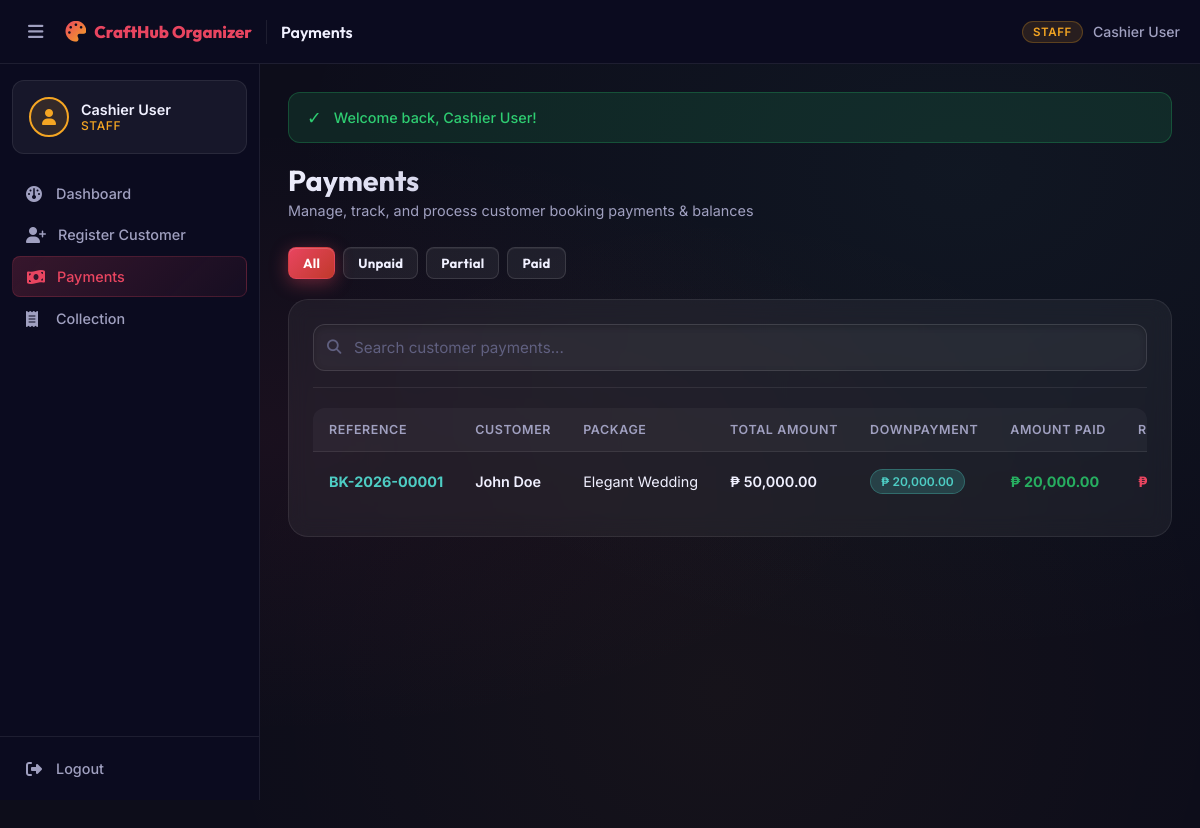
Page /staff/payments.php?filter=all (signed in) on the committed database.
### tables this page shows
CREATE TABLE IF NOT EXISTS bookings (
    booking_id INT AUTO_INCREMENT PRIMARY KEY,
    booking_reference VARCHAR(50) UNIQUE,
    customer_id INT NOT NULL,
    package_id INT NOT NULL,
    venue_id INT NULL,
    event_date DATE NOT NULL,
    event_time TIME DEFAULT '09:00:00',
    event_type ENUM('Wedding','Birthday','Debut','Christening') NOT NULL DEFAULT 'Wedding',
    guest_count INT DEFAULT 1,
    total_amount DECIMAL(10,2) NOT NULL DEFAULT 0.00,
    amount_paid DECIMAL(10,2) NOT NULL DEFAULT 0.00,
    status ENUM('Pending','Confirmed','Paid','Completed','Cancelled') DEFAULT 'Pending',
    notes TEXT,
    created_at TIMESTAMP DEFAULT CURRENT_TIMESTAMP,
    FOREIGN KEY (customer_id) REFERENCES users(user_id) ON DELETE CASCADE,
    FOREIGN KEY (package_id) REFERENCES packages(package_id) ON DELETE CASCADE,
    FOREIGN KEY (venue_id) REFERENCES venues(venue_id) ON DELETE SET NULL
);

CREATE TABLE IF NOT EXISTS users (
    user_id INT AUTO_INCREMENT PRIMARY KEY,
    name VARCHAR(100) NOT NULL,
    email VARCHAR(100) UNIQUE NOT NULL,
    password VARCHAR(255) NOT NULL,
    contact_no VARCHAR(20),
    address TEXT,
    ip_address VARCHAR(45) NULL,                            
    role ENUM('customer','staff','cashier','admin') DEFAULT 'customer',
    security_question VARCHAR(255),
    security_answer_hash VARCHAR(255),
    status ENUM('active','inactive') DEFAULT 'active',
    created_at TIMESTAMP DEFAULT CURRENT_TIMESTAMP
);

CREATE TABLE IF NOT EXISTS packages (
    package_id INT AUTO_INCREMENT PRIMARY KEY,
    package_name VARCHAR(100) NOT NULL,
    event_type ENUM('Wedding','Birthday','Debut','Christening') NOT NULL,
    base_price DECIMAL(10,2) NOT NULL,
    max_slots INT NOT NULL DEFAULT 5,                       
    description TEXT,
    status ENUM('active','inactive') DEFAULT 'active'
);

### staff/payments.php (the view, shortened to what this page needs)
<?php
require_once __DIR__ . '/../includes/header.php';
$db     = getDB();
$filter = sanitize($_GET['filter'] ?? 'unpaid');
$allowed = ['all','unpaid','partial','paid'];
$sql = "SELECT b.*, b.booking_id AS id, u.name AS customer_name, u.email AS customer_email, u.contact_no AS customer_phone,
               p.package_name AS package_name, v.venue_name AS venue_name,
               (SELECT COALESCE(SUM(amount_paid),0) FROM payments WHERE booking_id = b.booking_id) AS calc_paid,
               (SELECT COALESCE(SUM(amount_paid),0) FROM payments WHERE booking_id = b.booking_id AND payment_type = 'downpayment') AS downpayment_paid
        FROM bookings b
        JOIN users u ON b.customer_id = u.user_id
        JOIN packages p ON b.package_id = p.package_id
        LEFT JOIN venues v ON b.venue_id = v.venue_id
        WHERE b.status != 'Cancelled'";
$params = [];
$sql .= " ORDER BY b.created_at DESC";
$stmt = $db->prepare($sql);
$stmt->execute($params);
$bookings = $stmt->fetchAll();
?>
<?php require_once __DIR__ . '/../includes/navbar.php'; ?>
<div class="page-header">
    <div>
        <h1>Payments</h1>
        <p>Manage, track, and process customer booking payments &amp; balances</p>
    </div>
</div>
<div style="display:flex;gap:8px;margin-bottom:20px;flex-wrap:wrap;">
    <?php foreach ($allowed as $f): ?>
        <a href="?filter=<?= $f ?>" class="btn btn-sm <?= $filter === $f ? 'btn-primary' : 'btn-secondary' ?>">
            <?= ucfirst($f) ?>
        </a>
    <?php endforeach; ?>
</div>
<div class="card">
    <div class="card-header">
        <div class="search-bar" style="margin:0;flex:1;">
            <div class="search-input-wrapper">
                <i class="fa-solid fa-search"></i>
                <input type="text" class="form-control" placeholder="Search customer payments..." data-search-table="paymentsTable">
            </div>
        </div>
    </div>
    <?php if (empty($bookings)): ?>
        <div class="empty-state">
            <i class="fa-solid fa-money-bill-wave"></i>
            <h3>No Bookings Found</h3>
            <p>No bookings match the selected filter.</p>
        </div>
    <?php else: ?>
        <div class="table-wrapper">
            <table class="table" id="paymentsTable">
                <thead>
                    <tr>
                        <th>Reference</th>
                        <th>Customer</th>
                        <th>Package</th>
                        <th>Total Amount</th>
                        <th>Downpayment</th>
                        <th>Amount Paid</th>
                        <th>Remaining Balance</th>
                    </tr>
                </thead>
                <tbody>
                    <?php foreach ($bookings as $b):
                        $totAmt      = (float)($b['total_amount'] ?? 0);
                        $amtPaid     = (float)($b['calc_paid'] > 0 ? $b['calc_paid'] : ($b['amount_paid'] ?? 0));
                        $downpayment = (float)($b['downpayment_paid'] ?? 0);
                        $balance     = max(0.0, $totAmt - $amtPaid);
                    ?>
                    <tr>
                        <td><strong style="color:var(--accent-teal);"><?= htmlspecialchars(getBookingRef($b)) ?></strong></td>
                        <td>
                            <div style="font-weight:600;"><?= htmlspecialchars($b['customer_name']) ?></div>
                        </td>
                        <td><?= htmlspecialchars($b['package_name']) ?></td>
                        <td style="font-weight:600;"><?= formatCurrency($totAmt) ?></td>
                        <td>
                            <?php if ($downpayment > 0): ?>
                                <span class="badge badge-info"><?= formatCurrency($downpayment) ?></span>
                            <?php else: ?>
                                <span style="color:var(--text-muted);font-size:0.82rem;">None</span>
                            <?php endif; ?>
                        </td>
                        <td style="color:#27ae60;font-weight:700;"><?= formatCurrency($amtPaid) ?></td>
                        <td>
                            <?php if ($balance > 0): ?>
                                <strong style="color:var(--accent-red);"><?= formatCurrency($balance) ?></strong>
                            <?php else: ?>
                                <span class="badge badge-success"><i class="fa-solid fa-check"></i> Paid Off</span>
                            <?php endif; ?>
                        </td>
                    </tr>
                    <?php endforeach; ?>
                </tbody>
            </table>
        </div>
    <?php endif; ?>
</div>
<?php require_once __DIR__ . '/../includes/footer.php'; ?>

### rows in the picture
bookings: booking_reference "BK-2026-00001", customer.name "John Doe", package.package_name "Elegant Wedding", total_amount "₱ 50,000.00", downpayment "₱ 20,000.00", amtPaid "₱ 20,000.00", balance "₱…"

### other values in the picture
$_SESSION['user_name'] "Cashier User"
$roleLabel "STAFF"
$link['label'] "Dashboard"
$link['label'] "Register Customer"
$link['label'] "Payments"
$link['label'] "Collection"
APP_NAME "CraftHub Organizer"
explode(' | ', $pageTitle)[0] "Payments"
$icon "✓"
$message "Welcome back, Cashier User!"
$f "All"
$f "Unpaid"
$f "Partial"
$f "Paid"
